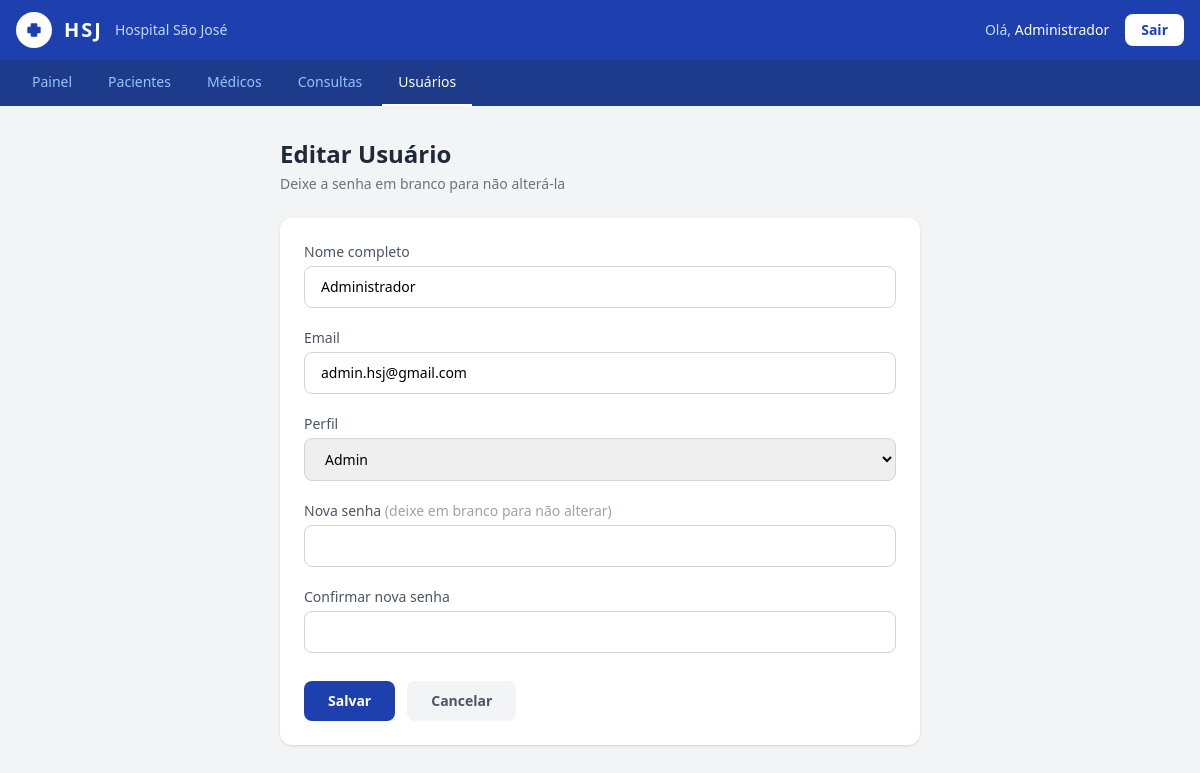
The app's page /usuarios/editar.php?id=1 (signed in) with its own data.
### tables this page shows
CREATE TABLE `usuarios` (
  `id` int NOT NULL,
  `nome` varchar(100) NOT NULL,
  `email` varchar(150) NOT NULL,
  `senha` varchar(255) NOT NULL,
  `perfil` enum('admin','recepcionista') NOT NULL,
  `criado_em` datetime NOT NULL DEFAULT CURRENT_TIMESTAMP
);

### usuarios/editar.php (the view, shortened to what this page needs)
<?php
require_once '../config/conexao.php';
$id = $_GET['id'] ?? null;
$stmt = $conexao->prepare("SELECT id, nome, email, perfil FROM usuarios WHERE id = :id");
$stmt->execute([':id' => $id]);
$usuario = $stmt->fetch();
?>
<!DOCTYPE html>
<html lang="pt-br">
<head>
    <script src="https://cdn.tailwindcss.com"></script>
</head>
<body class="bg-gray-100 min-h-screen">
<nav class="bg-blue-800 shadow-lg">
    <div class="px-4 py-3 flex items-center justify-between">
        <div class="flex items-center gap-3">
            <div class="bg-white rounded-full w-9 h-9 flex items-center justify-center">
                <svg xmlns="http://www.w3.org/2000/svg" class="w-5 h-5 text-blue-800" fill="currentColor" viewBox="0 0 24 24">
                    <path d="M19 8h-3V5a1 1 0 0 0-1-1H9a1 1 0 0 0-1 1v3H5a1 1 0 0 0-1 1v6a1 1 0 0 0 1 1h3v3a1 1 0 0 0 1 1h6a1 1 0 0 0 1-1v-3h3a1 1 0 0 0 1-1V9a1 1 0 0 0-1-1z"/>
                </svg>
            </div>
            <span class="text-white font-bold text-xl tracking-widest">HSJ</span>
            <span class="text-blue-200 text-sm hidden sm:block">Hospital São José</span>
        </div>
        <div class="flex items-center gap-4">
            <span class="text-blue-200 text-sm">Olá, <span class="text-white font-medium"><?= htmlspecialchars($_SESSION['usuario_nome']) ?></span></span>
            <a href="../logout.php" class="bg-white text-blue-800 text-sm font-semibold px-4 py-1.5 rounded-lg hover:bg-blue-50 transition">Sair</a>
        </div>
    </div>
</nav>
<div class="bg-blue-900">
    <div class="px-4 flex gap-1 overflow-x-auto">
        <a href="../index.php" class="text-blue-300 hover:text-white text-sm px-4 py-3 border-b-2 border-transparent hover:border-blue-300 transition whitespace-nowrap">Painel</a>
        <a href="../pacientes/listar.php" class="text-blue-300 hover:text-white text-sm px-4 py-3 border-b-2 border-transparent hover:border-blue-300 transition whitespace-nowrap">Pacientes</a>
        <a href="../medicos/listar.php" class="text-blue-300 hover:text-white text-sm px-4 py-3 border-b-2 border-transparent hover:border-blue-300 transition whitespace-nowrap">Médicos</a>
        <a href="../consultas/listar.php" class="text-blue-300 hover:text-white text-sm px-4 py-3 border-b-2 border-transparent hover:border-blue-300 transition whitespace-nowrap">Consultas</a>
        <a href="listar.php" class="text-white text-sm px-4 py-3 border-b-2 border-white font-medium whitespace-nowrap">Usuários</a>
    </div>
</div>
<div class="max-w-2xl mx-auto px-4 py-8">
    <div class="mb-6">
        <h1 class="text-2xl font-bold text-gray-800">Editar Usuário</h1>
        <p class="text-gray-500 text-sm mt-1">Deixe a senha em branco para não alterá-la</p>
    </div>
    <div class="bg-white rounded-xl shadow p-6">
        <form method="POST" class="space-y-5">
            <div>
                <label class="block text-sm font-medium text-gray-600 mb-1">Nome completo</label>
                <input type="text" name="nome" required class="w-full border border-gray-300 rounded-lg px-4 py-2.5 text-sm focus:outline-none focus:ring-2 focus:ring-blue-500 transition" value="<?= htmlspecialchars($usuario['nome']) ?>">
            </div>
            <div>
                <label class="block text-sm font-medium text-gray-600 mb-1">Email</label>
                <input type="email" name="email" required class="w-full border border-gray-300 rounded-lg px-4 py-2.5 text-sm focus:outline-none focus:ring-2 focus:ring-blue-500 transition" value="<?= htmlspecialchars($usuario['email']) ?>">
            </div>
            <div>
                <label class="block text-sm font-medium text-gray-600 mb-1">Perfil</label>
                <select name="perfil" required class="w-full border border-gray-300 rounded-lg px-4 py-2.5 text-sm focus:outline-none focus:ring-2 focus:ring-blue-500 transition">
                    <option value="admin" <?= $usuario['perfil'] === 'admin' ? 'selected' : '' ?>>Admin</option>
                </select>
            </div>
            <div>
                <label class="block text-sm font-medium text-gray-600 mb-1">Nova senha <span class="text-gray-400">(deixe em branco para não alterar)</span></label>
                <input type="password" name="senha" class="w-full border border-gray-300 rounded-lg px-4 py-2.5 text-sm focus:outline-none focus:ring-2 focus:ring-blue-500 transition">
            </div>
            <div>
                <label class="block text-sm font-medium text-gray-600 mb-1">Confirmar nova senha</label>
                <input type="password" name="confirmar" class="w-full border border-gray-300 rounded-lg px-4 py-2.5 text-sm focus:outline-none focus:ring-2 focus:ring-blue-500 transition">
            </div>
            <div class="flex gap-3 pt-2">
                <button type="submit" class="bg-blue-800 text-white text-sm font-semibold px-6 py-2.5 rounded-lg hover:bg-blue-700 transition">Salvar</button>
                <a href="listar.php" class="bg-gray-100 text-gray-600 text-sm font-semibold px-6 py-2.5 rounded-lg hover:bg-gray-200 transition">Cancelar</a>
            </div>
        </form>
    </div>
</div>
</body>
</html>

### records on screen
usuarios: nome "Administrador", email "admin.hsj@gmail.com", perfil "Admin"

### other values on screen
$_SESSION['usuario_nome'] "Administrador"
